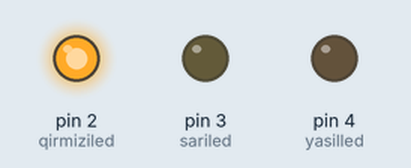
Simulated run of this sketch. Board: Arduino Uno, built with avr-gcc and run on an emulated ATmega328P. On the bench: output pins drawn as LEDs (lit = HIGH).

Above: at 2.5 s.
At 6.2 s:
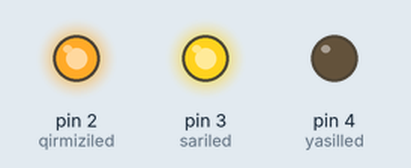
At 10.0 s:
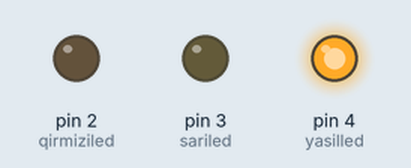
Timing chart, 0 to 16.3 s (numbered marks = the images above):
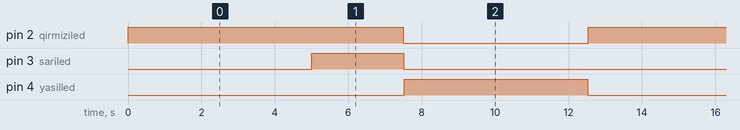

Measured:
- by itself, pin 2 (qirmiziled): alternates HIGH for 7.5 s and LOW for 5.0 s
- by itself, pin 3 (sariled): alternates HIGH for 2.5 s and LOW for 10.0 s
- by itself, pin 4 (yasilled): alternates HIGH for 5.0 s and LOW for 7.5 s

The sketch:

isiqfor.ino
```cpp
int qirmiziled = 2;
int sariled = 3;
int yasilled = 4;


void setup() {
  pinMode(qirmiziled, OUTPUT);
  pinMode(sariled, OUTPUT);
  pinMode(yasilled, OUTPUT);
}

void loop() {

   digitalWrite(qirmiziled, HIGH);
   delay(5000);
   digitalWrite(sariled, HIGH);
   delay(2500);
   digitalWrite(qirmiziled, LOW);
   delay(10);
   digitalWrite(sariled, LOW);
   delay(10);

   digitalWrite(yasilled, HIGH);
   delay(5000);
   digitalWrite(yasilled, LOW);
   delay(10);

}
```
